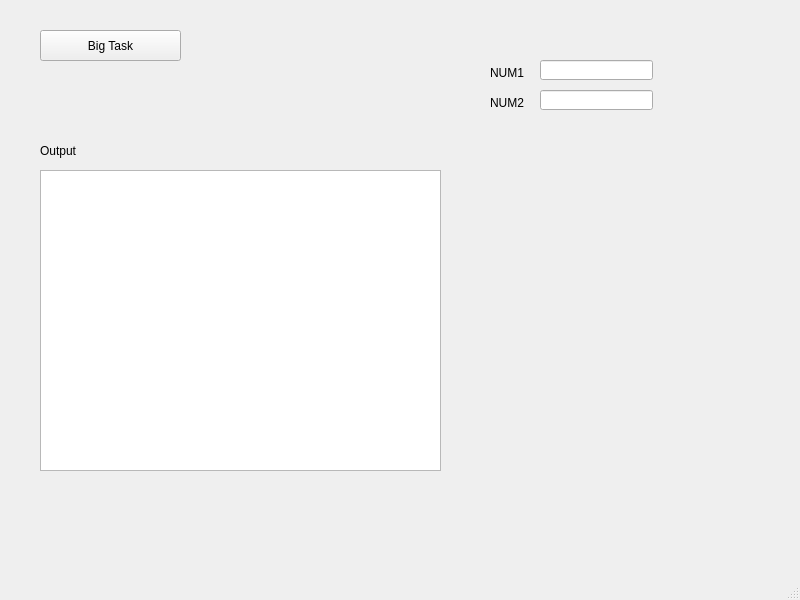
<?xml version="1.0" encoding="UTF-8"?>
<ui version="4.0">
 <class>MainWindow</class>
 <widget class="QMainWindow" name="MainWindow">
  <property name="geometry">
   <rect>
    <x>0</x>
    <y>0</y>
    <width>800</width>
    <height>600</height>
   </rect>
  </property>
  <property name="windowTitle">
   <string>001_Example</string>
  </property>
  <widget class="QWidget" name="centralwidget">
   <widget class="QPushButton" name="btn_bigTask">
    <property name="geometry">
     <rect>
      <x>40</x>
      <y>30</y>
      <width>141</width>
      <height>31</height>
     </rect>
    </property>
    <property name="text">
     <string>Big Task</string>
    </property>
   </widget>
   <widget class="QLabel" name="label">
    <property name="geometry">
     <rect>
      <x>40</x>
      <y>140</y>
      <width>111</width>
      <height>21</height>
     </rect>
    </property>
    <property name="text">
     <string>Output</string>
    </property>
   </widget>
   <widget class="QLabel" name="statusLabel">
    <property name="geometry">
     <rect>
      <x>190</x>
      <y>35</y>
      <width>41</width>
      <height>21</height>
     </rect>
    </property>
    <property name="text">
     <string/>
    </property>
   </widget>
   <widget class="QPlainTextEdit" name="plainTextEdit">
    <property name="geometry">
     <rect>
      <x>40</x>
      <y>170</y>
      <width>401</width>
      <height>301</height>
     </rect>
    </property>
   </widget>
   <widget class="QLabel" name="label_2">
    <property name="geometry">
     <rect>
      <x>490</x>
      <y>63</y>
      <width>47</width>
      <height>20</height>
     </rect>
    </property>
    <property name="text">
     <string>NUM1</string>
    </property>
   </widget>
   <widget class="QLineEdit" name="txtNum1">
    <property name="geometry">
     <rect>
      <x>540</x>
      <y>60</y>
      <width>113</width>
      <height>20</height>
     </rect>
    </property>
   </widget>
   <widget class="QLabel" name="label_3">
    <property name="geometry">
     <rect>
      <x>490</x>
      <y>93</y>
      <width>47</width>
      <height>20</height>
     </rect>
    </property>
    <property name="text">
     <string>NUM2</string>
    </property>
   </widget>
   <widget class="QLineEdit" name="txtNum2">
    <property name="geometry">
     <rect>
      <x>540</x>
      <y>90</y>
      <width>113</width>
      <height>20</height>
     </rect>
    </property>
   </widget>
  </widget>
  <widget class="QMenuBar" name="menubar">
   <property name="geometry">
    <rect>
     <x>0</x>
     <y>0</y>
     <width>800</width>
     <height>21</height>
    </rect>
   </property>
  </widget>
  <widget class="QStatusBar" name="statusbar"/>
 </widget>
 <resources/>
 <connections/>
</ui>
